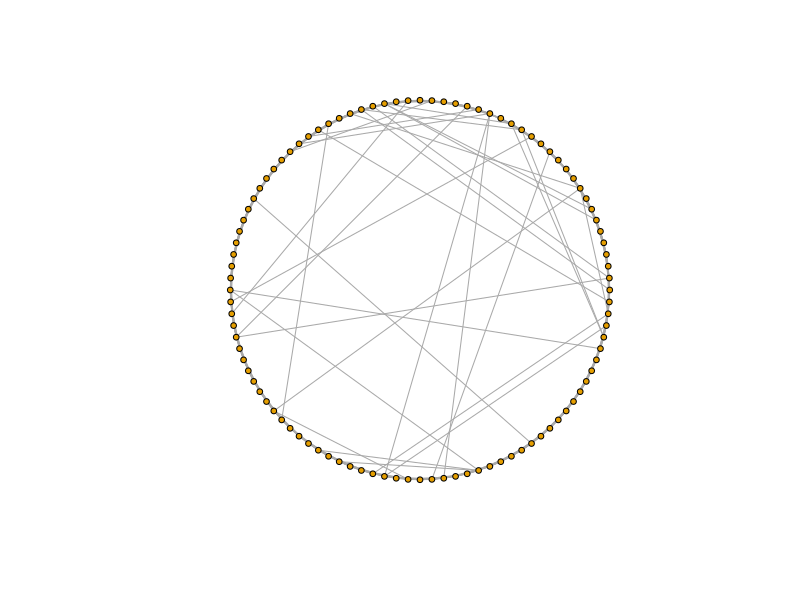

Reproduce this figure in R.
# Load igraph library
library(igraph)
# Generate Watts-Strogatz graph
ws <- watts.strogatz.game(1, 100, 4, 0.05)
# Plot the graph
plot(ws, layout=layout.circle, vertex.label=NA, vertex.size=3)
# Clustering coefficient (transitivity)
transitivity(ws)
# Average path length
average.path.length(ws)

